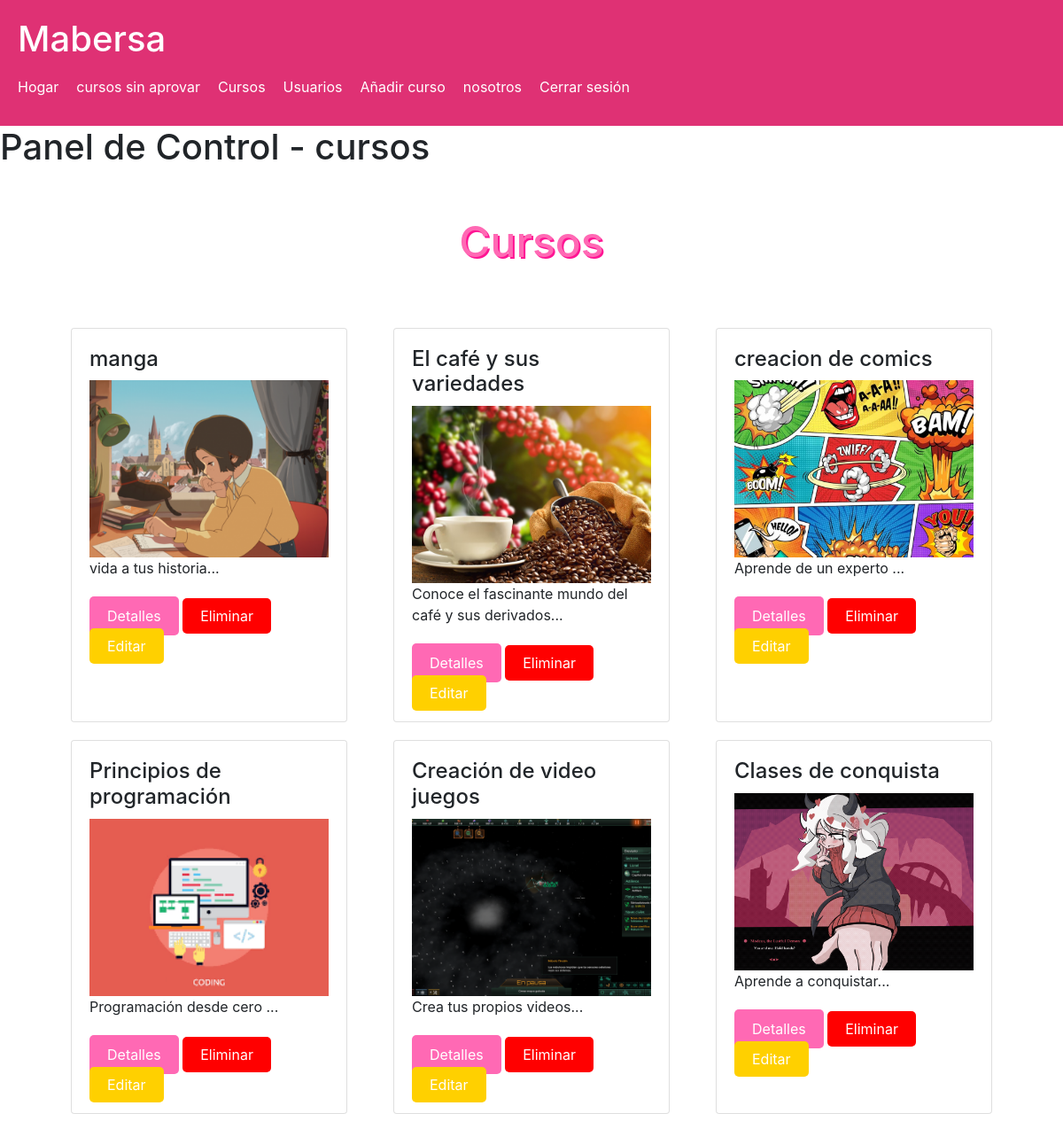
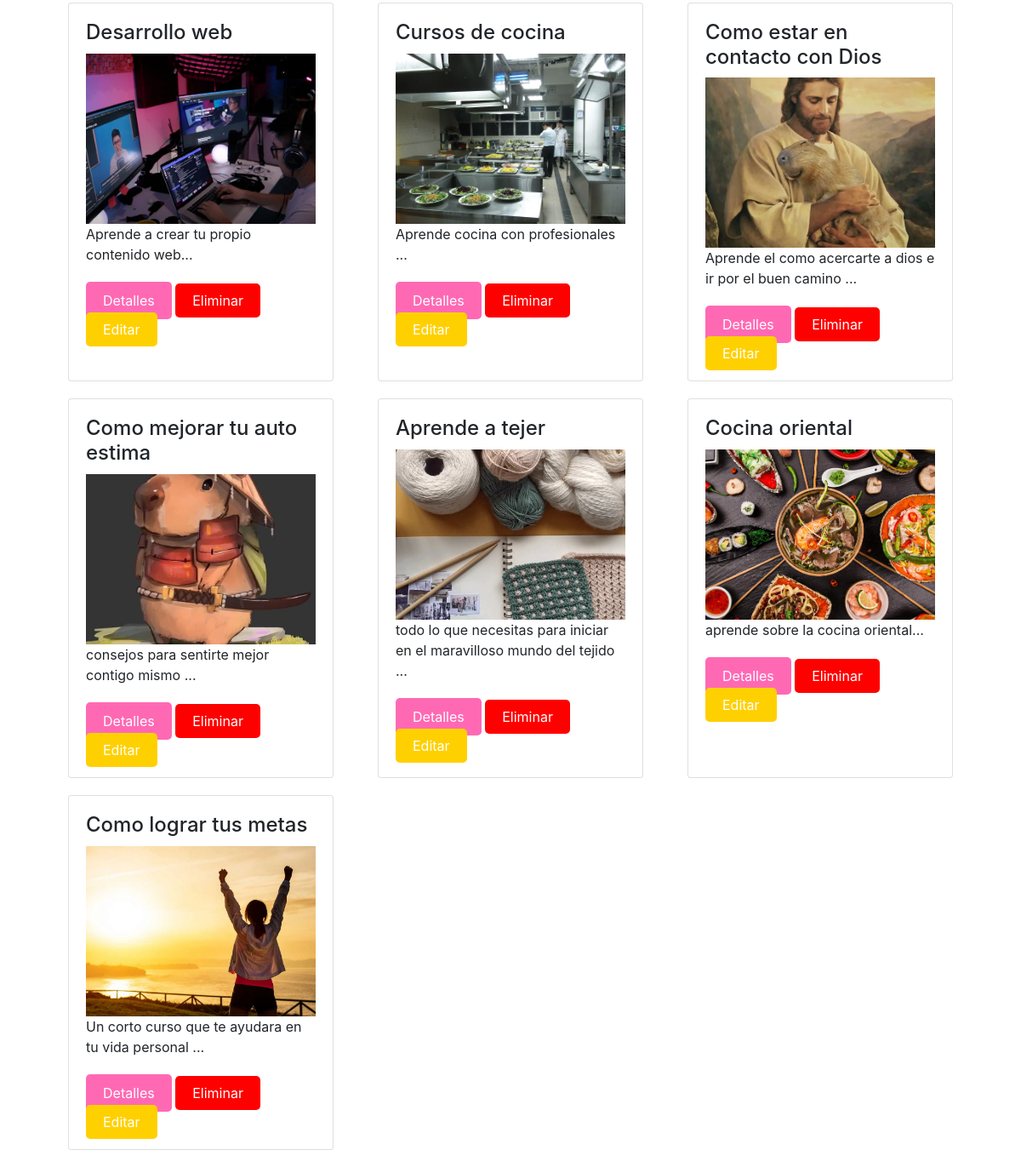
Page /admin_dashboard.php (signed in) on the committed database (2 pictures, top to bottom).
### tables this page shows
CREATE TABLE `courses` (
  `c_id` int(11) NOT NULL,
  `t_id` int(11) NOT NULL,
  `course_name` varchar(255) NOT NULL,
  `course_description` text DEFAULT NULL,
  `video` varchar(255) DEFAULT NULL,
  `image` varchar(255) DEFAULT NULL,
  `timestamp` timestamp NOT NULL DEFAULT current_timestamp(),
  `approved` tinyint(1) DEFAULT 0
);

### admin_dashboard.php (the view, shortened to what this page needs)
<?php
require_once('db_conn.php');
$show = '';
$sql = "SELECT * FROM courses ORDER BY `c_id`";
$result = mysqli_query($conn, $sql);
if (mysqli_num_rows($result) > 0) {
     while($row = mysqli_fetch_assoc($result)) {
         $c_id = $row['c_id'];
         $imageUrl = $row['image'];
         $show .= '<div class="card">
         <div class="card-content">
             <h2>'.$row['course_name'].'</h2>
             <img class="card-image" src="' . $imageUrl . '" alt="' . $row['course_name'] . '">
             <p>'.substr($row['course_description'], 0, 100) . "...".'</p>
             <a href="course.php?c_id='.$c_id.'" class="button">Detalles</a>
             <a href="delete.php?c_id='.$c_id.'" class="eliminar">Eliminar</a>
             <a href="edit.php?c_id='.$c_id.'" class="editar">Editar</a>
         </div>
     </div>';
     }
 }
 else {
    $show = "<div class='error'>No se encontraron cursos.</div>";
}
?>
<!DOCTYPE html>
<html lang="en">
<head>
    <link rel="stylesheet" type="text/css" href="./assets/css/style.css">
    <link rel="stylesheet" href="https://maxcdn.bootstrapcdn.com/bootstrap/4.5.2/css/bootstrap.min.css">
</head>
</head>
<body>
<?php include('header.php'); ?>
    <h1 class="mb-4">Panel de Control - cursos</h1>
    <main>
            <h1 class="page-title">Cursos</h1>
            <div class="card-container">
                <?php echo $show; ?>
            </div>
    </main>
</body>
</html>
</body>
</html>

### assets/css/style.css (style rules this page uses)
* { box-sizing: border-box; margin: 0; padding: 0; }
body { margin: 0; padding: 0; font-family: Arial, sans-serif; }
main { padding: 0 50px; }
.page-title { font-size: 48px; padding: 30px 0; text-align: center; color: #ff69b4; text-shadow: 2px 2px #ff1493; }
.card-container { padding: 30px; display: flex; flex-wrap: wrap; justify-content: space-between; }
.card { background-color: white; width: 30%; margin-bottom: 20px; border: 1px solid #ddd; border-radius: 5px; padding: 20px; }
.card h2 { font-size: 24px; margin-bottom: 10px; }
.card p { font-size: 16px; line-height: 1.5; margin-bottom: 20px; }
.card-image { width: 100%; height: 200px; object-fit: cover; }
.button { display: inline-block; padding: 10px 20px; background-color: #ff69b4; color: #fff; text-decoration: none; border-radius: 5px; transition: background-color 0.2s ease; }
.eliminar { padding: 10px 20px; background-color: red; color: #fff; text-decoration: none; border-radius: 5px; transition: background-color 0.2s ease; }
.editar { padding: 10px 20px; background-color: rgb(255, 208, 0); color: #fff; text-decoration: none; border-radius: 5px; transition: background-color 0.2s ease; }

### rows in the picture
courses: course_name "manga", image (picture), course_description "vida a tus historia"
courses: course_name "El café y sus variedades", image (picture), course_description "Conoce el fascinante mundo del café y sus derivados"
courses: course_name "creacion de comics", image (picture), course_description "Aprende de un experto"
courses: course_name "Principios de programación", image (picture), course_description "Programación desde cero"
courses: course_name "Creación de video juegos", image (picture), course_description "Crea tus propios videos"
courses: course_name "Clases de conquista", image (picture), course_description "Aprende a conquistar"
courses: course_name "Desarrollo web", image (picture), course_description "Aprende a crear tu propio contenido web"
courses: course_name "Cursos de cocina", image (picture), course_description "Aprende cocina con profesionales"
courses: course_name "Como estar en contacto con Dios", image (picture), course_description "Aprende el como acercarte a dios e ir por el buen camino"
courses: course_name "Como mejorar tu auto estima", image (picture), course_description "consejos para sentirte mejor contigo mismo"
courses: course_name "Aprende a tejer", image (picture), course_description "todo lo que necesitas para iniciar en el maravilloso mundo del tejido"
courses: course_name "Cocina oriental", image (picture), course_description "aprende sobre la cocina oriental"
courses: course_name "Como lograr tus metas", image (picture), course_description "Un corto curso que te ayudara en tu vida personal"
